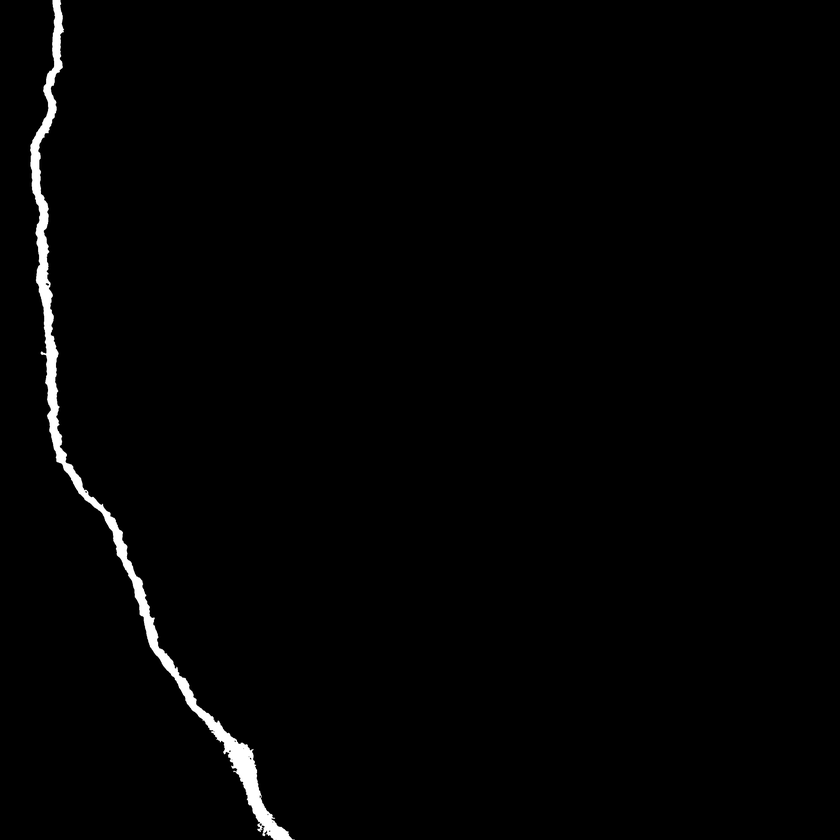
%> input picture Project/training_morph/1.png, 840 x 840 px, shrunk from 2624 x 2624 before the run, given in place of 1.jpeg, which was not available
$ octave adaptiveCont.m   (GNU Octave 9; MATLAB toolbox functions it lacks are replaced by stand-ins)
%> lines starting %> are read from the running program, lines starting %| are printed output that depends on the picture; in (x1, y1, x2, y2) boxes, pixels count from 0 and x2, y2 are one past the last pixel; in counts of white or black regions, pixels touching at a corner belong together; the program's own positions count from 1; pictures that were not available may be replaced by others from this repository, and a replacement may not be noted
% Load Image
img = imread('images/1.jpeg');
%> img is the input picture: size 840x840 uint8; min 0, max 255, mean 3.2
grayImg = rgb2gray(img);

% Enhance contrast
contrastImg = adapthisteq(grayImg);

% Apply edge detection to highlight the crack
edges = edge(contrastImg, 'Sobel');
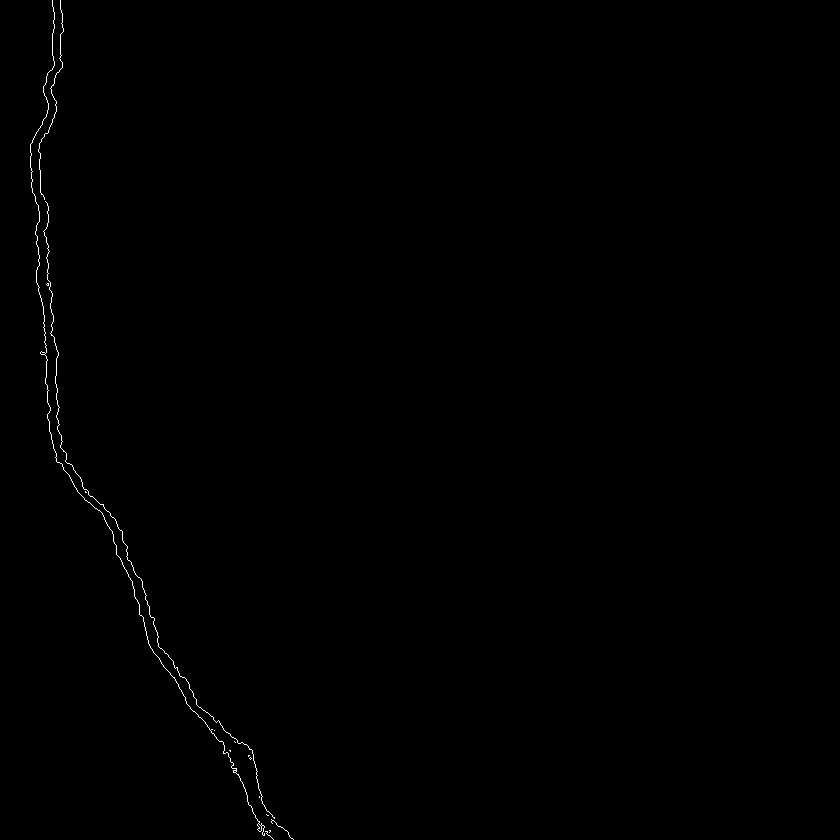
%> edges: size 840x840 logical; 0.26% white in thin lines or dots, all inside (x1, y1, x2, y2) = (30, 0, 294, 840)

% Dilate the crack edges for better visibility
se = strel('square', 3);
dilatedEdges = imdilate(edges, se);
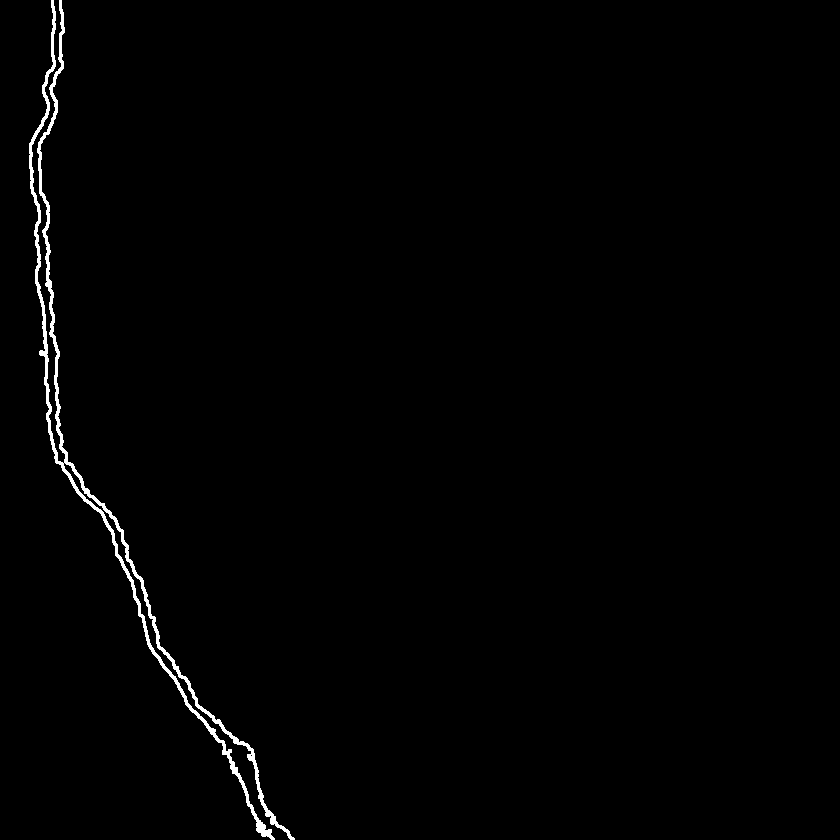
%> dilatedEdges: size 840x840 logical; 0.97% white; 1 white region, box (x1, y1, x2, y2) and area: (29, 0, 295, 840) 6846

% Reduce the texture noise using a median filter
smoothedImg = medfilt2(contrastImg, [5 5]);

% Overlay the enhanced crack on the smoothed background
finalImage = imoverlay(smoothedImg, dilatedEdges, [1 0 0]);
figure; imshow(finalImage)
% Display original and final images
figure, imshowpair(grayImg, finalImage, 'montage');
%> after `imshowpair(grayImg, finalImage, 'montage')`:
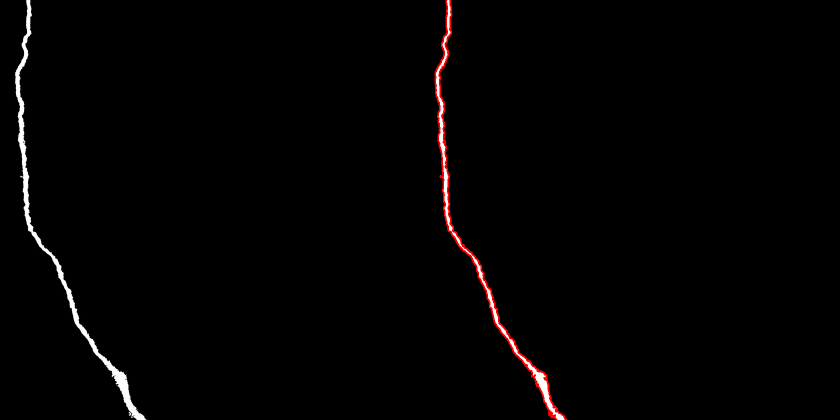
%> displayed picture: size 840x1680x3, on the screen's scale of 0 to 255 (shown at 1/2 size); mean R, G, B 3.8, 2.6, 2.6
title('Original Image vs Enhanced Image');

$ run again, with Project/training_morph/12.png copied over Project/training_morph/1.png
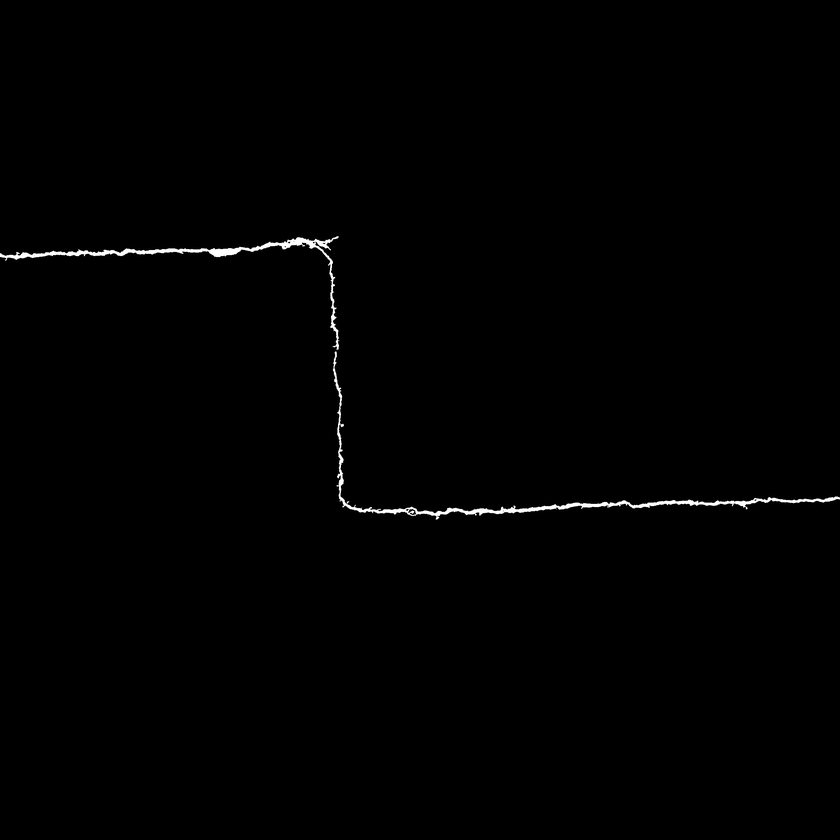
%> input picture Project/training_morph/12.png, 840 x 840 px, shrunk from 2624 x 2624 before the run, given in place of 1.jpeg, which was not available
%> img is the input picture: size 840x840 uint8; min 0, max 255, mean 1.4
%> `edges = edge(contrastImg, 'Sobel');`:
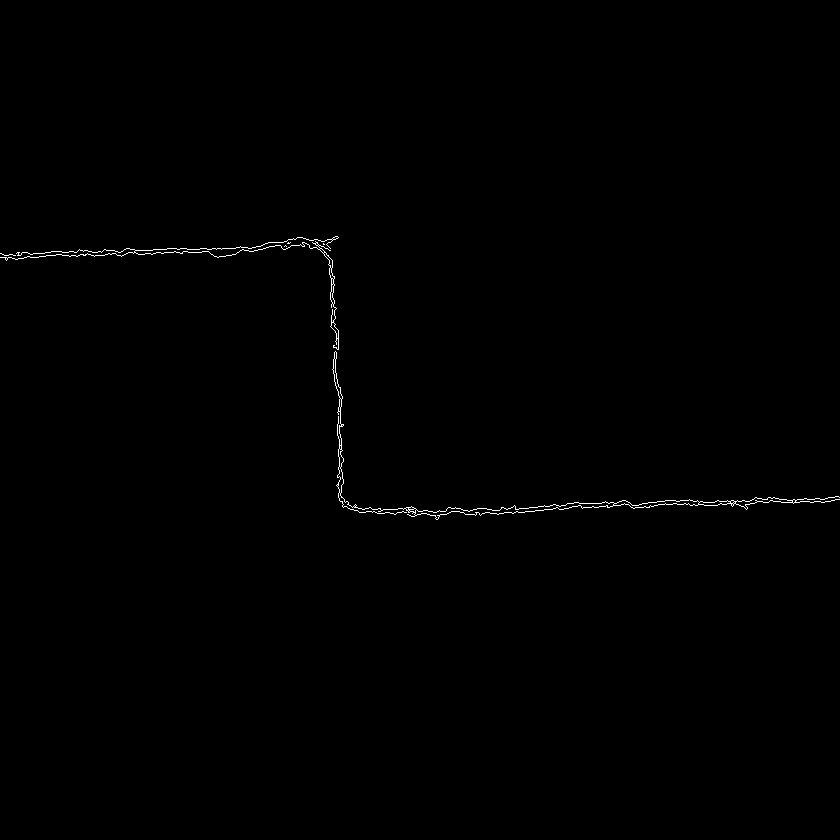
%> edges: size 840x840 logical; 0.33% white in thin lines or dots, all inside (x1, y1, x2, y2) = (0, 236, 840, 520)
%> dilatedEdges: size 840x840 logical; 1.1% white; 1 white region, box (x1, y1, x2, y2) and area: (0, 235, 840, 521) 7557
%> `imshowpair(grayImg, finalImage, 'montage')`:
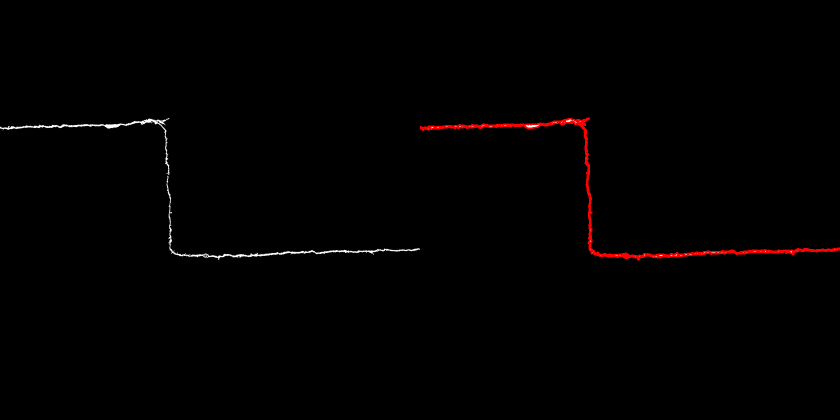
%> displayed picture: size 840x1680x3, on the screen's scale of 0 to 255 (shown at 1/2 size); mean R, G, B 2.1, 0.7, 0.7

$ run again, with Project/training_morph/13.png copied over Project/training_morph/1.png
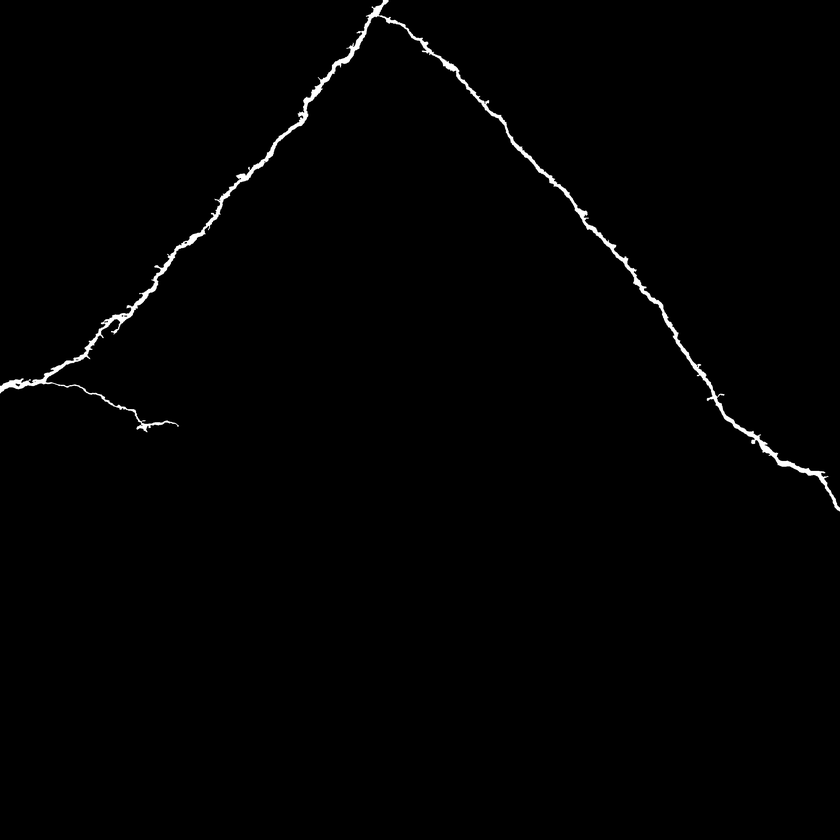
%> input picture Project/training_morph/13.png, 840 x 840 px, shrunk from 2624 x 2624 before the run, given in place of 1.jpeg, which was not available
%> img is the input picture: size 840x840 uint8; min 0, max 255, mean 2.1
%> `edges = edge(contrastImg, 'Sobel');`:
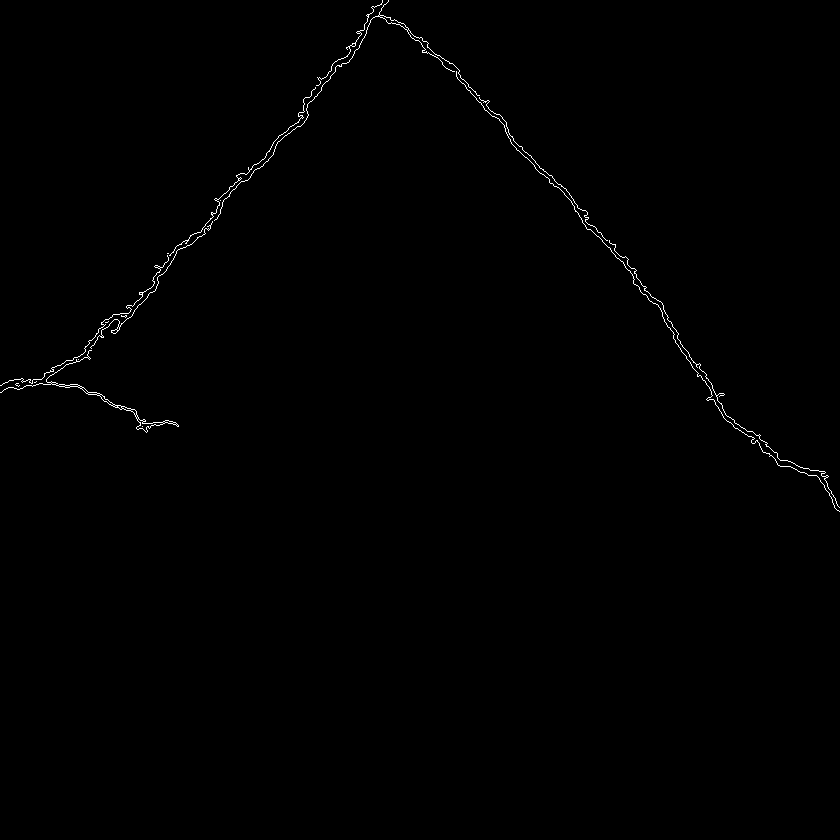
%> edges: size 840x840 logical; 0.41% white in thin lines or dots, all inside (x1, y1, x2, y2) = (0, 0, 840, 512)
%> dilatedEdges: size 840x840 logical; 1.5% white; 1 white region, box (x1, y1, x2, y2) and area: (0, 0, 840, 513) 10878
%> `imshowpair(grayImg, finalImage, 'montage')`:
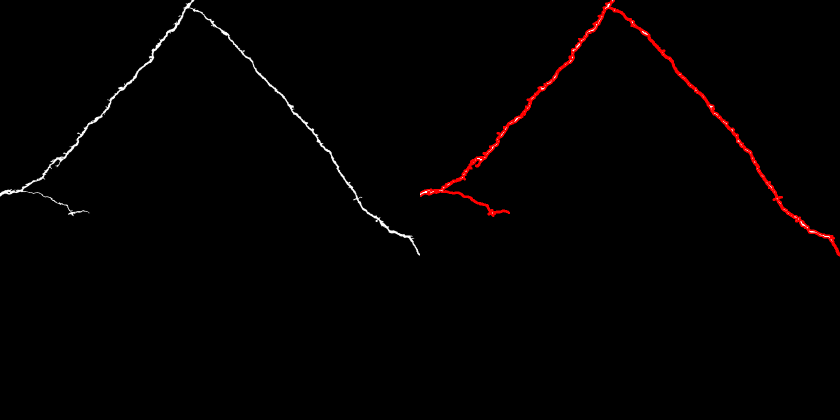
%> displayed picture: size 840x1680x3, on the screen's scale of 0 to 255 (shown at 1/2 size); mean R, G, B 3.2, 1.2, 1.2

$ run again, with Project/training_morph/14.png copied over Project/training_morph/1.png
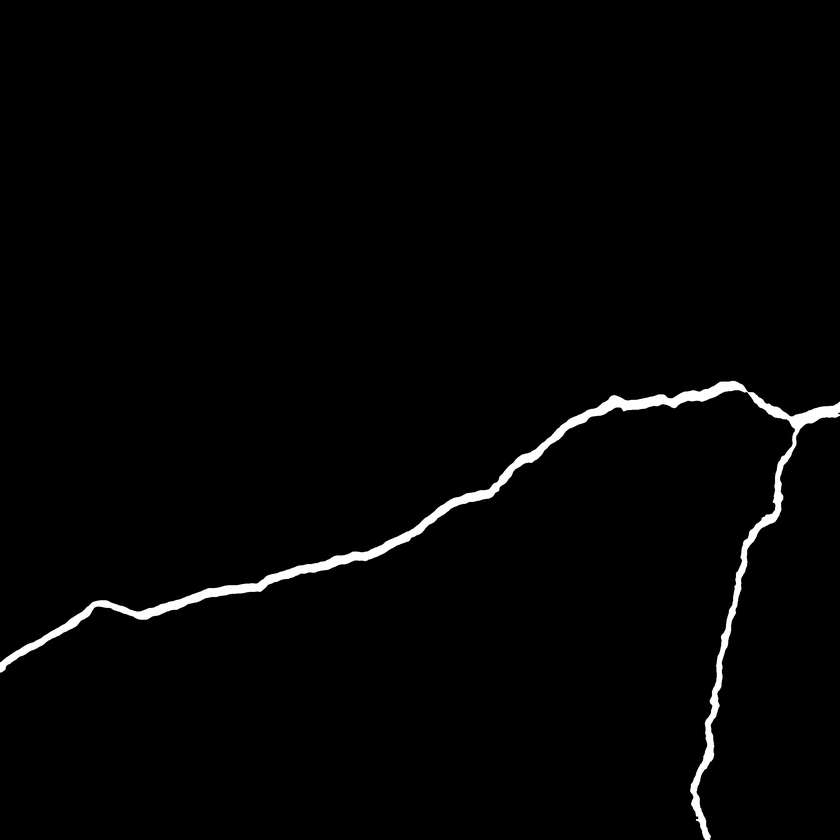
%> input picture Project/training_morph/14.png, 840 x 840 px, shrunk from 2624 x 2624 before the run, given in place of 1.jpeg, which was not available
%> img is the input picture: size 840x840 uint8; min 0, max 255, mean 4
%> `edges = edge(contrastImg, 'Sobel');`:
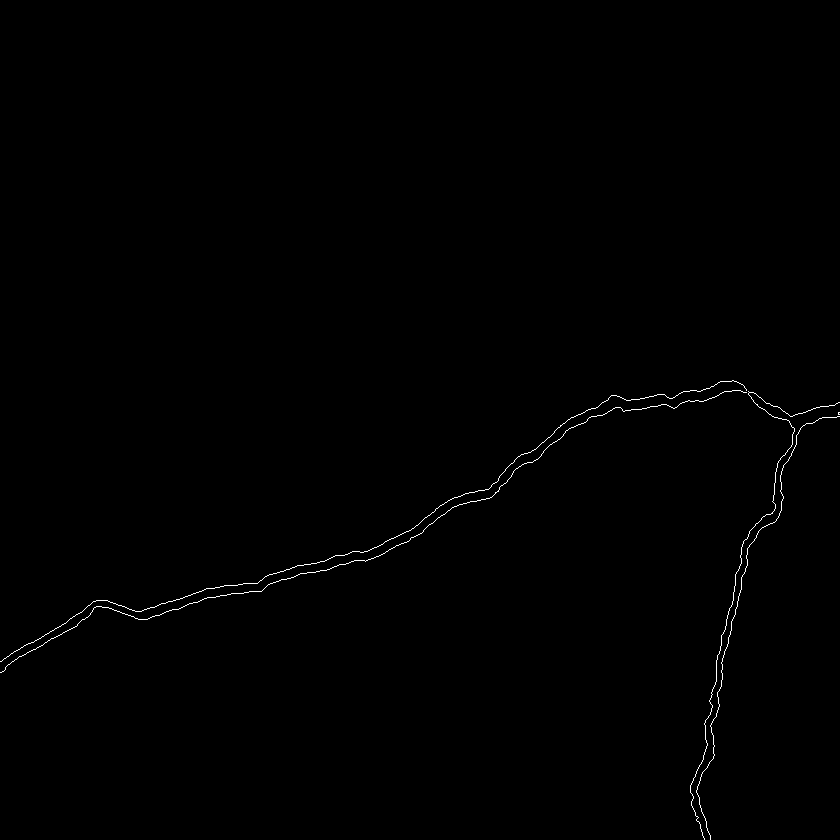
%> edges: size 840x840 logical; 0.36% white in thin lines or dots, all inside (x1, y1, x2, y2) = (0, 380, 840, 840)
%> dilatedEdges: size 840x840 logical; 1.4% white; 1 white region, box (x1, y1, x2, y2) and area: (0, 379, 840, 840) 9646
%> `imshowpair(grayImg, finalImage, 'montage')`:
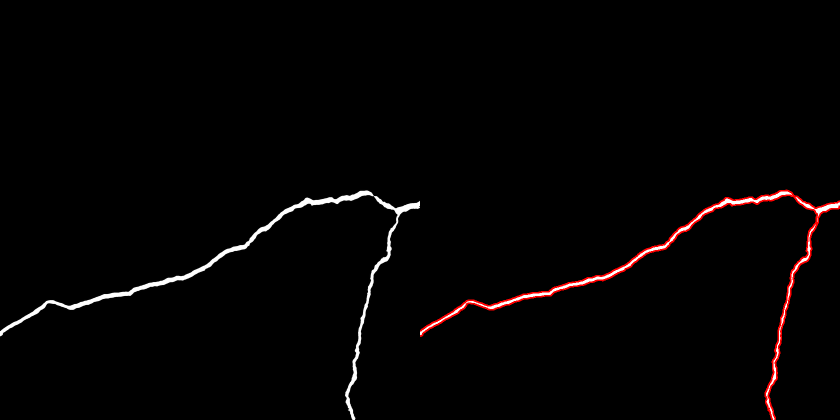
%> displayed picture: size 840x1680x3, on the screen's scale of 0 to 255 (shown at 1/2 size); mean R, G, B 4.8, 3.1, 3.1
